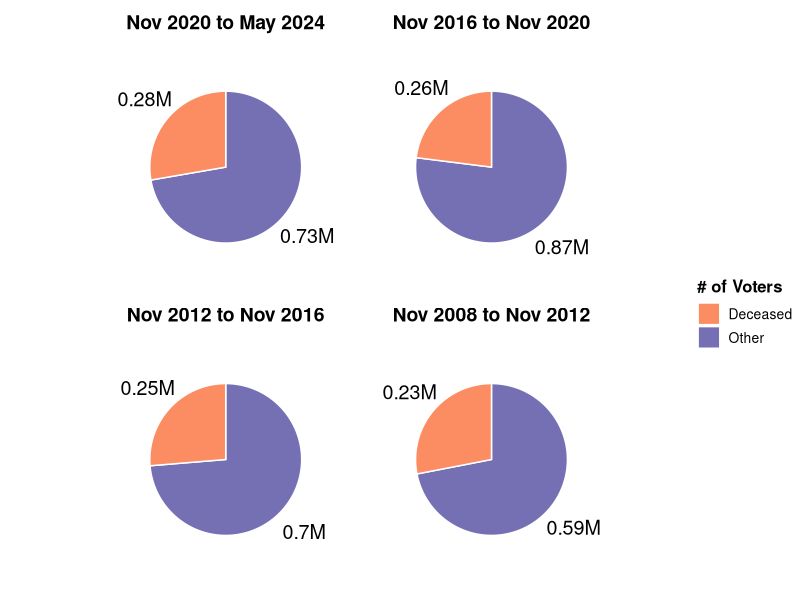

R code for this plot:
# Load required libraries
library(ggplot2)
library(dplyr)
library(patchwork)

# Function to create a pie chart
create_pie_chart <- function(value, color_mapping, title) {
  s1 <- "Deceased"
  s2 <- "Other"
  group1 <- s1
  group2 <- s2
  
  value <- c(value[1],value[2]-value[1])
  
  # Create Data
  data <- data.frame(
    group = c(group1, group2),
    value = value
  )
  
  # Compute the position of labels
  data <- data %>% 
    arrange(desc(group)) %>%
    mutate(prop = value / sum(data$value) * 100) %>%
    mutate(ypos = cumsum(prop) - 0.5 * prop)
  
  
  
  # Create the pie chart
  ggplot(data, aes(x = "", y = prop, fill = group)) +
    geom_bar(stat = "identity", width = 1, color = "white") +
    coord_polar("y", start = 0) +
    theme_void() + 
    theme(
      legend.position = "none",
      plot.title = element_text(hjust = 0.5, size = 14, face = "bold")
    ) +
    geom_text(aes(y = ypos, label = paste0(round(value, 2), "M")), color = "black", size = 5,
              position = position_nudge(x = 0.9)) +
    scale_fill_manual(values = color_mapping, name = "# of Voters") +  # Add legend title
    labs(title = title)
}

# Define colors
orange <- "#fc8d62"
purple <- "#7570b3"

# Create each pie chart with the same colors
chart1 <- create_pie_chart(c(0.28, 1.01), c(orange, purple), "Nov 2020 to May 2024")
chart2 <- create_pie_chart(c(0.26, 1.13), c(orange, purple), "Nov 2016 to Nov 2020")
chart3 <- create_pie_chart(c(0.25, 0.95), c(orange, purple), "Nov 2012 to Nov 2016")
chart4 <- create_pie_chart(c(0.23, 0.82), c(orange, purple), "Nov 2008 to Nov 2012")

# Combine the charts into a 2x2 grid
combined_chart <- (chart1 + chart2) / (chart3 + chart4) +
  plot_layout(guides = 'collect') &
  theme(
    legend.position = "right",
    legend.box.margin = margin(0, 0, 0, -10),  # Adjust the left margin of the legend
    legend.margin = margin(0, 0, 0, -10),  # Further adjust the legend margin
    legend.text = element_text(size = 10),  # Increase legend text size
    legend.title = element_text(size = 12, face = "bold"),  # Make legend title bold and larger
    legend.key.size = unit(0.6, "cm")  # Increase the size of the color boxes in the legend
  )

# Add a title to the combined chart
final_chart <- combined_chart   

# Display the combined chart
print(final_chart)

# If you want to save the chart, uncomment the following line:
# ggsave("combined_pie_charts_with_legend.png", final_chart, width = 12, height = 10, dpi = 300)